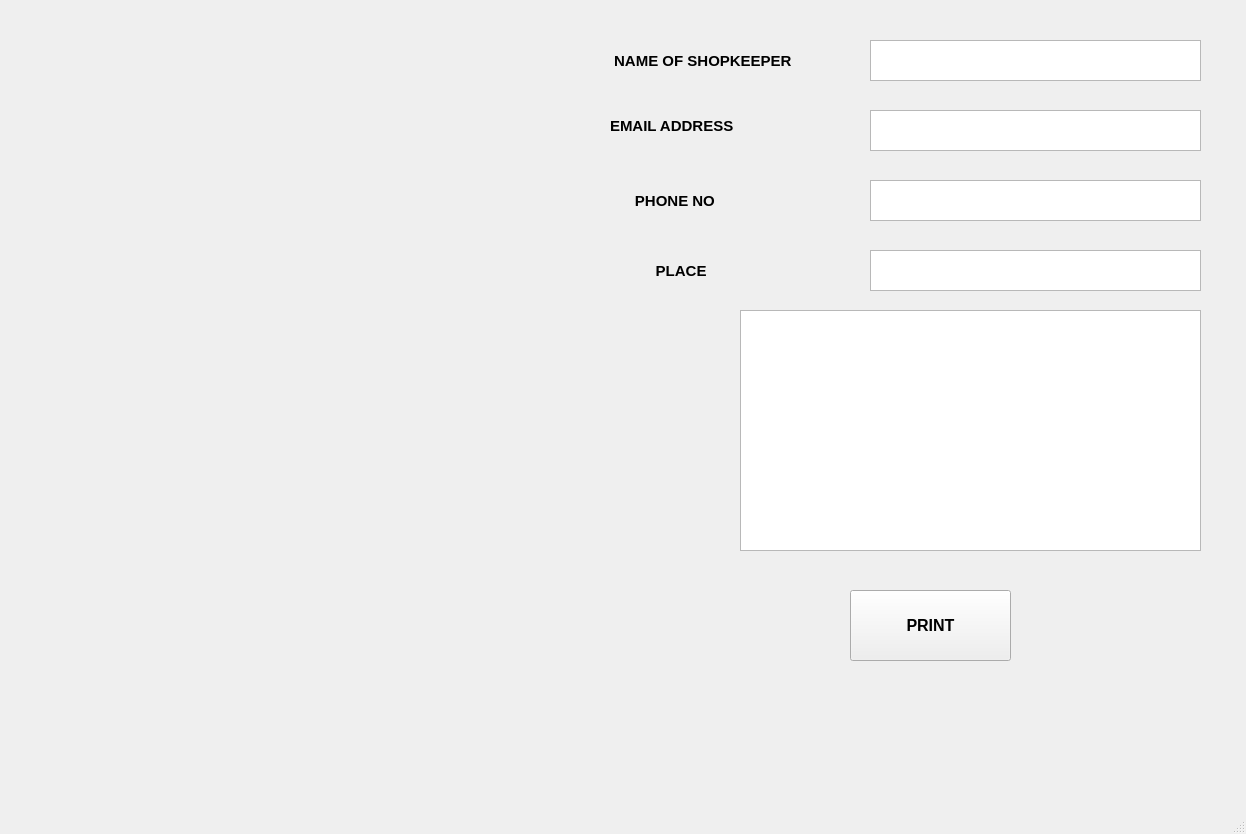
<?xml version="1.0" encoding="UTF-8"?>
<ui version="4.0">
 <class>otherwindow</class>
 <widget class="QMainWindow" name="otherwindow">
  <property name="geometry">
   <rect>
    <x>0</x>
    <y>0</y>
    <width>1246</width>
    <height>834</height>
   </rect>
  </property>
  <property name="windowTitle">
   <string>MainWindow</string>
  </property>
  <property name="styleSheet">
   <string notr="true">border-image:url(:/newPrefix/PicsArt_1539279836853.jpg)</string>
  </property>
  <widget class="QWidget" name="centralwidget">
   <widget class="QLabel" name="label">
    <property name="geometry">
     <rect>
      <x>610</x>
      <y>40</y>
      <width>191</width>
      <height>41</height>
     </rect>
    </property>
    <property name="font">
     <font>
      <pointsize>11</pointsize>
      <weight>75</weight>
      <bold>true</bold>
     </font>
    </property>
    <property name="styleSheet">
     <string notr="true">border-image:url(:/newPrefix/PicsArt_1539249712352.jpg)</string>
    </property>
    <property name="text">
     <string> NAME OF SHOPKEEPER</string>
    </property>
   </widget>
   <widget class="QLabel" name="label_2">
    <property name="geometry">
     <rect>
      <x>610</x>
      <y>110</y>
      <width>191</width>
      <height>31</height>
     </rect>
    </property>
    <property name="font">
     <font>
      <pointsize>11</pointsize>
      <weight>75</weight>
      <bold>true</bold>
     </font>
    </property>
    <property name="styleSheet">
     <string notr="true">border-image:url(:/newPrefix/PicsArt_1539249712352.jpg)</string>
    </property>
    <property name="text">
     <string>EMAIL ADDRESS</string>
    </property>
   </widget>
   <widget class="QLabel" name="label_3">
    <property name="geometry">
     <rect>
      <x>610</x>
      <y>180</y>
      <width>191</width>
      <height>41</height>
     </rect>
    </property>
    <property name="font">
     <font>
      <pointsize>11</pointsize>
      <weight>75</weight>
      <bold>true</bold>
     </font>
    </property>
    <property name="styleSheet">
     <string notr="true">border-image:url(:/newPrefix/PicsArt_1539249712352.jpg)</string>
    </property>
    <property name="text">
     <string>      PHONE NO</string>
    </property>
   </widget>
   <widget class="QTextEdit" name="textEdit">
    <property name="geometry">
     <rect>
      <x>870</x>
      <y>40</y>
      <width>331</width>
      <height>41</height>
     </rect>
    </property>
    <property name="styleSheet">
     <string notr="true">border-image:url(:/newPrefix/a2.jpg)</string>
    </property>
   </widget>
   <widget class="QTextEdit" name="textEdit_2">
    <property name="geometry">
     <rect>
      <x>870</x>
      <y>110</y>
      <width>331</width>
      <height>41</height>
     </rect>
    </property>
    <property name="styleSheet">
     <string notr="true">border-image:url(:/newPrefix/a2.jpg)</string>
    </property>
   </widget>
   <widget class="QTextEdit" name="textEdit_3">
    <property name="geometry">
     <rect>
      <x>870</x>
      <y>180</y>
      <width>331</width>
      <height>41</height>
     </rect>
    </property>
    <property name="styleSheet">
     <string notr="true">border-image:url(:/newPrefix/a2.jpg)</string>
    </property>
   </widget>
   <widget class="QListView" name="listView">
    <property name="geometry">
     <rect>
      <x>740</x>
      <y>310</y>
      <width>461</width>
      <height>241</height>
     </rect>
    </property>
    <property name="styleSheet">
     <string notr="true">border-image:url(:/newPrefix/a2.jpg)</string>
    </property>
   </widget>
   <widget class="QPushButton" name="btn_print">
    <property name="geometry">
     <rect>
      <x>850</x>
      <y>590</y>
      <width>161</width>
      <height>71</height>
     </rect>
    </property>
    <property name="font">
     <font>
      <pointsize>12</pointsize>
      <weight>75</weight>
      <bold>true</bold>
     </font>
    </property>
    <property name="styleSheet">
     <string notr="true">border-image:url(:/newPrefix/PicsArt_1539249712352.jpg)</string>
    </property>
    <property name="text">
     <string>PRINT</string>
    </property>
   </widget>
   <widget class="QLabel" name="label_4">
    <property name="geometry">
     <rect>
      <x>610</x>
      <y>250</y>
      <width>191</width>
      <height>41</height>
     </rect>
    </property>
    <property name="font">
     <font>
      <pointsize>11</pointsize>
      <weight>75</weight>
      <bold>true</bold>
     </font>
    </property>
    <property name="styleSheet">
     <string notr="true">border-image:url(:/newPrefix/PicsArt_1539249712352.jpg)</string>
    </property>
    <property name="text">
     <string>           PLACE</string>
    </property>
   </widget>
   <widget class="QTextEdit" name="textEdit_4">
    <property name="geometry">
     <rect>
      <x>870</x>
      <y>250</y>
      <width>331</width>
      <height>41</height>
     </rect>
    </property>
    <property name="styleSheet">
     <string notr="true">border-image:url(:/newPrefix/a2.jpg)</string>
    </property>
   </widget>
  </widget>
  <widget class="QMenuBar" name="menubar">
   <property name="geometry">
    <rect>
     <x>0</x>
     <y>0</y>
     <width>1246</width>
     <height>21</height>
    </rect>
   </property>
  </widget>
  <widget class="QStatusBar" name="statusbar"/>
 </widget>
 <resources>
  <include location="m3.qrc"/>
 </resources>
 <connections/>
</ui>
